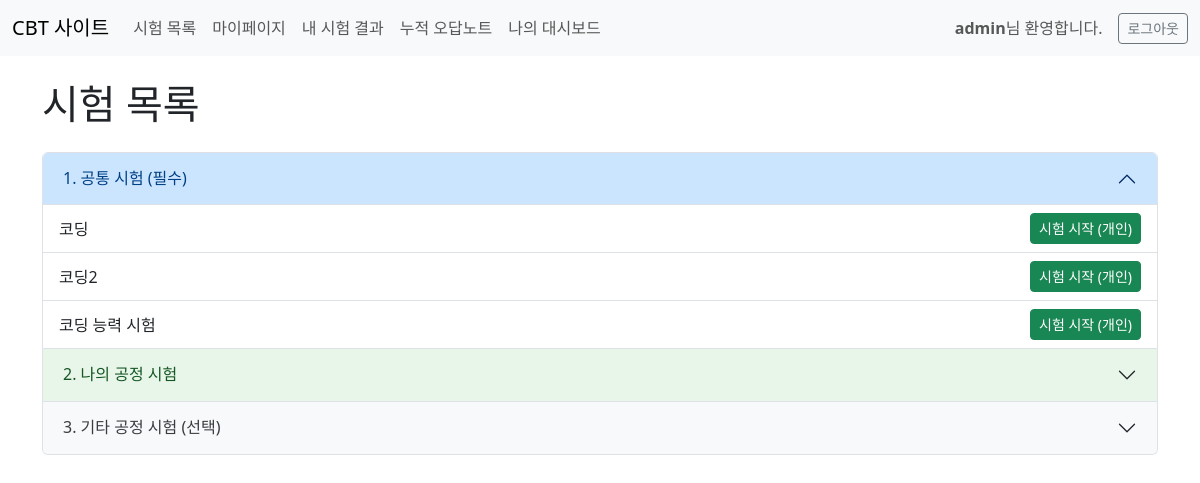
The app's page /quiz/ (signed in) with its own data.
### quiz/models.py (models this page shows, shortened)
class Quiz(models.Model):
    class Category(models.TextChoices):
        COMMON = '공통', '공통 (모든 교육생에게 표시)'
        PROCESS = '공정', '공정 (해당 공정 교육생에게 우선 표시)'
    title = models.CharField(max_length=200, verbose_name="퀴즈 제목")
    allowed_groups = models.ManyToManyField(Group, blank=True, verbose_name='응시 가능 그룹')
    category = models.CharField(
        max_length=10,
        choices=Category.choices,
        default=Category.COMMON,
        verbose_name="퀴즈 분류"
    )
    associated_process = models.CharField(
        max_length=100,
        blank=True, null=True,
        verbose_name="관련 공정",
        help_text="퀴즈 분류가 '공정'인 경우에만 이 필드를 채워주세요."
    )
    class GenerationMethod(models.TextChoices):
        RANDOM = '랜덤', '난이도별 랜덤 출제'
        FIXED = '지정', '지정 문제 세트 출제'
    generation_method = models.CharField(
        max_length=10,
        choices=GenerationMethod.choices,
        default=GenerationMethod.RANDOM,
        verbose_name="문제 출제 방식"
    )
    exam_sheet = models.ForeignKey(
        'ExamSheet',
        on_delete=models.SET_NULL,
        null=True, blank=True,
        verbose_name="선택된 문제 세트",
        related_name='+'
    )
    class Meta:
        verbose_name = '퀴즈'
        verbose_name_plural = '퀴즈'

### quiz/views.py (the view, shortened to what this page needs)
# urls.py: path('', views.index, name='index'),
@login_required
def index(request):
    user = request.user
    user_groups = user.groups.all()
    user_process = None
    if hasattr(user, 'profile'):
        user_process = user.profile.process
    all_common_quizzes = Quiz.objects.filter(category=Quiz.Category.COMMON)
    all_common_passed = False
    passed_common_count = TestResult.objects.filter(
        user=user,
        quiz__in=all_common_quizzes,
        is_pass=True
    ).values('quiz').distinct().count()
    if all_common_quizzes.count() > 0 and passed_common_count >= all_common_quizzes.count():
        all_common_passed = True
    elif all_common_quizzes.count() == 0:
        all_common_passed = True
    my_process_quizzes_list = Quiz.objects.none()
    if user_process:
        my_process_quizzes_list = Quiz.objects.filter(category=Quiz.Category.PROCESS, associated_process=user_process)
    all_my_process_passed = False
    passed_my_process_count = TestResult.objects.filter(
        user=user,
        quiz__in=my_process_quizzes_list,
        is_pass=True
    ).values('quiz').distinct().count()
    if my_process_quizzes_list.count() > 0 and passed_my_process_count >= my_process_quizzes_list.count():
        all_my_process_passed = True
    elif my_process_quizzes_list.count() == 0:
        all_my_process_passed = True # 내 공정 시험이 없으면 항상 통과
    other_process_quizzes_list = Quiz.objects.none()
    if user_process:
        other_process_quizzes_list = Quiz.objects.filter(category=Quiz.Category.PROCESS).exclude(associated_process=user_process)
    else:
        other_process_quizzes_list = Quiz.objects.filter(category=Quiz.Category.PROCESS)
    def process_quiz_list(quiz_list):
        for quiz in quiz_list:
            quiz.user_status = None
            quiz.action_id = None
            latest_result = TestResult.objects.filter(user=user, quiz=quiz).order_by('-completed_at').first()
            active_individual_attempt = QuizAttempt.objects.filter(
                user=user, quiz=quiz,
                assignment_type=QuizAttempt.AssignmentType.INDIVIDUAL,
                status__in=['대기중', '승인됨'],
                testresult__isnull=True
            ).first()
            if active_individual_attempt:
                quiz.user_status = active_individual_attempt.status
                quiz.action_id = active_individual_attempt.id
                continue
        return quiz_list
    common_quizzes = process_quiz_list(all_common_quizzes)
    my_process_quizzes = process_quiz_list(my_process_quizzes_list)
    other_process_quizzes = process_quiz_list(other_process_quizzes_list)
    my_process_has_override = any(quiz.user_status in ['승인됨', '대기중'] for quiz in my_process_quizzes)
    other_process_has_override = any(quiz.user_status in ['승인됨', '대기중'] for quiz in other_process_quizzes)
    context = {
        'common_quizzes': common_quizzes,
        'my_process_quizzes': my_process_quizzes,
        'other_process_quizzes': other_process_quizzes,
        'all_common_passed': all_common_passed,
        'all_my_process_passed': all_my_process_passed,
        'my_process_has_override': my_process_has_override, # 템플릿으로 전달
        'other_process_has_override': other_process_has_override, # 템플릿으로 전달
    }
    return render(request, 'quiz/index.html', context)

### templates/quiz/index.html (shortened to what this page needs)
{% extends 'base.html' %}
{% block content %}
    <h1 class="mb-4">시험 목록</h1>
    <div class="accordion" id="quizAccordion">
        <div class="accordion-item">
            <h2 class="accordion-header" id="headingCommon">
                <button class="accordion-button" type="button" data-bs-toggle="collapse" data-bs-target="#collapseCommon" aria-expanded="true" aria-controls="collapseCommon">
                    1. 공통 시험 (필수)
                </button>
            </h2>
            <div id="collapseCommon" class="accordion-collapse collapse show" data-bs-parent="#quizAccordion">
                <div class="accordion-body p-0">
                    <ul class="list-group list-group-flush">
                        {% for quiz in common_quizzes %}
                            {% include 'quiz/_quiz_list_item.html' with quiz=quiz %}
                        {% empty %}
                            <li class="list-group-item text-muted">공통 시험이 없습니다.</li>
                        {% endfor %}
                    </ul>
                </div>
            </div>
        </div>
        <div class="accordion-item">
            <h2 class="accordion-header" id="headingMyProcess">
                <button class="accordion-button {% if not all_common_passed and not my_process_has_override %}collapsed locked{% else %}collapsed{% endif %}"
                        type="button"
                        data-bs-toggle="collapse"
                        data-bs-target="#collapseMyProcess"
                        aria-expanded="{{ all_common_passed|yesno:'true,false' }}"
                        aria-controls="collapseMyProcess">
                    2. 나의 공정 시험
                </button>
            </h2>
        </div>
        <div class="accordion-item">
            <h2 class="accordion-header" id="headingOther">
                <button class="accordion-button {% if not all_common_passed or not all_my_process_passed and not other_process_has_override %}collapsed locked{% else %}collapsed{% endif %}"
                        type="button"
                        data-bs-toggle="collapse"
                        data-bs-target="#collapseOther"
                        aria-expanded="false"
                        aria-controls="collapseOther">
                    3. 기타 공정 시험 (선택)
                </button>
            </h2>
        </div>
    </div>
{% endblock %}

### templates/base.html (shortened to what this page needs)
<!DOCTYPE html>
<html lang="ko">
<head>
    <link href="https://cdn.jsdelivr.net/npm/bootstrap@5.3.3/dist/css/bootstrap.min.css" rel="stylesheet">
</head>
<body>
    {% if not is_in_test_mode %}
    <header>
        <nav class="navbar navbar-expand-lg navbar-light bg-light">
            <div class="container-fluid">
                <a class="navbar-brand" href="{% url 'quiz:index' %}">CBT 사이트</a>
                <div class="collapse navbar-collapse" id="navbarNav">
                    <ul class="navbar-nav me-auto mb-2 mb-lg-0">
                        {% if user.is_authenticated %}
                            <li class="nav-item">
                                <a class="nav-link" href="{% url 'quiz:index' %}">시험 목록</a>
                            </li>
                            <li class="nav-item">
                                <a class="nav-link" href="{% url 'quiz:my_page' %}">마이페이지</a>
                            </li>
                            <li class="nav-item">
                                <a class="nav-link" href="{% url 'quiz:my_results_index' %}">내 시험 결과</a>
                            </li>
                            <li class="nav-item">
                                <a class="nav-link" href="{% url 'quiz:my_incorrect_answers_index' %}">누적 오답노트</a>
                            </li>
                            <li class="nav-item">
                                <a class="nav-link" href="{% url 'quiz:personal_dashboard' %}">나의 대시보드</a>
                            </li>
                        {% endif %}
                    </ul>
                    <div class="d-flex align-items-center">
                        {% if user.is_authenticated %}
                            <span class="navbar-text me-3">
                                <strong>{{ user.username }}</strong>님 환영합니다.
                            </span>
                            <form action="{% url 'accounts:logout' %}" method="post" class="d-inline">
                                <button type="submit" class="btn btn-outline-secondary btn-sm">로그아웃</button>
                            </form>
                        {% else %}
                            <a href="{% url 'accounts:login' %}" class="btn btn-outline-primary me-2 btn-sm">로그인</a>
                            <a href="{% url 'accounts:signup' %}" class="btn btn-primary btn-sm">회원가입</a>
                        {% endif %}
                    </div>
                </div>
            </div>
        </nav>
    </header>
    {% endif %}
    <main class="container mt-4">
        {% block content %}
        {% endblock %}
    </main>
</body>
</html>

### templates/quiz/_quiz_list_item.html (shortened to what this page needs)
<li class="list-group-item d-flex justify-content-between align-items-center">
    <span>
        {{ quiz.title }}
    </span>
    <span>
        {% if quiz.user_status == '대기중' %}
            <button type="button" class="btn btn-secondary btn-sm" disabled>승인 대기중</button>
        {% elif quiz.user_status == '승인됨' %}
            <a href="{% url 'quiz:start_quiz' quiz.action_id %}" class="btn btn-success btn-sm">시험 시작 (개인)</a>
        {% elif quiz.user_status == '그룹 응시 가능' %}
            <a href="{% url 'quiz:start_group_quiz' quiz.action_id %}" class="btn btn-info btn-sm">시험 시작 (그룹)</a>
        {% else %}
            <form action="{% url 'quiz:request_quiz' quiz.id %}" method="post">
                {% csrf_token %}
                <button type="submit" class="btn btn-primary btn-sm">응시 요청</button>
            </form>
        {% endif %}
    </span>
</li>

### templates/quiz/index.html (style rules this page uses)
#headingCommon .accordion-button { background-color: #e7f1ff; color: #004085; font-weight: 500; }
#headingCommon .accordion-button:not(.collapsed) { background-color: #cce5ff; color: #004085; }
#headingMyProcess .accordion-button { background-color: #e8f5e9; color: #155724; font-weight: 500; }
#headingOther .accordion-button { background-color: #f8f9fa; color: #383d41; font-weight: 500; }
.accordion-button.collapsed.locked { background-color: #f8f9fa; color: #6c757d; }

### records on screen
Quiz: title "코딩", shows "시험 시작 (개인)"
Quiz: title "코딩2", shows "시험 시작 (개인)"
Quiz: title "코딩 능력 시험", shows "시험 시작 (개인)"

### other values on screen
{{ user.username }} "admin"
